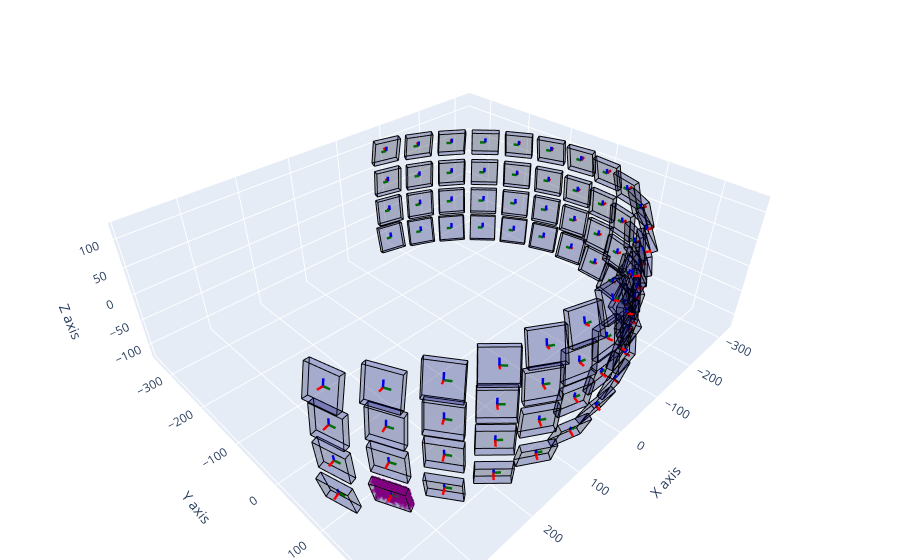

Notebook source saved alongside this figure:
### Code cell
crystal_singles_df = df_projection.filter(pl.col("CrystalID") == 2)  # Check the shape of the filtered DataFrame for CrystalID == 2
detected_singles_coords = crystal_singles_df["PrePosition_X", "PrePosition_Y", "PrePosition_Z"].to_numpy()

detector_crystal_size_mm = np.array([10,50,50])
plotly_fig_data=[]
for id, (phi, theta, translation) in enumerate(zip(
    dc_spect_geometry_config["azimuthal_angle_deg"],
    dc_spect_geometry_config["polar_angle_deg"],
    dc_spect_geometry_config["detector_crystal_translation_mm"],
)):
    box = Manifold.cube(
        detector_crystal_size_mm, center=True
    )
    final_box = box.rotate([0.0, -theta, phi]).translate([translation[0], translation[1], translation[2]])
    plotly_mesh_data, plotly_edge_data = construct_plotly_box_with_edges(
        final_box, name=f"Crystal_{id + 1}"
    )
    plotly_fig_data.extend(construct_plotly_transformed_axes(
    angles_deg=[0, -theta, phi], translation=translation, scale=10, name="Global", width=5
))
    plotly_fig_data.append(plotly_mesh_data)
    plotly_fig_data.append(plotly_edge_data)


fig = go.Figure(data= plotly_fig_data)  # Start with the geometry of all crystals

fig.add_trace(
    go.Scatter3d(
        x=detected_singles_coords[:, 0],
        y=detected_singles_coords[:, 1],
        z=detected_singles_coords[:, 2],
        mode="markers",
        marker={ "size": 2, "color": "purple", "opacity": 0.5 },
        name="Detected Singles (CrystalID=1)",
    )
)

# 5. Format the scene so proportions aren't distorted
fig.update_layout(
    scene={
        "xaxis": {"title": "X axis"},
        "yaxis": {"title": "Y axis"},
        "zaxis": {"title": "Z axis"},
        "aspectmode": "data",  # Enforces a 1:1:1 scale so your box shape is accurate
    },
    margin={
        "l": 0,
        "r": 0,
        "b": 0,
        "t": 0,
    },  # Removes excess white space around the plot
    showlegend=False
)

fig.show()
